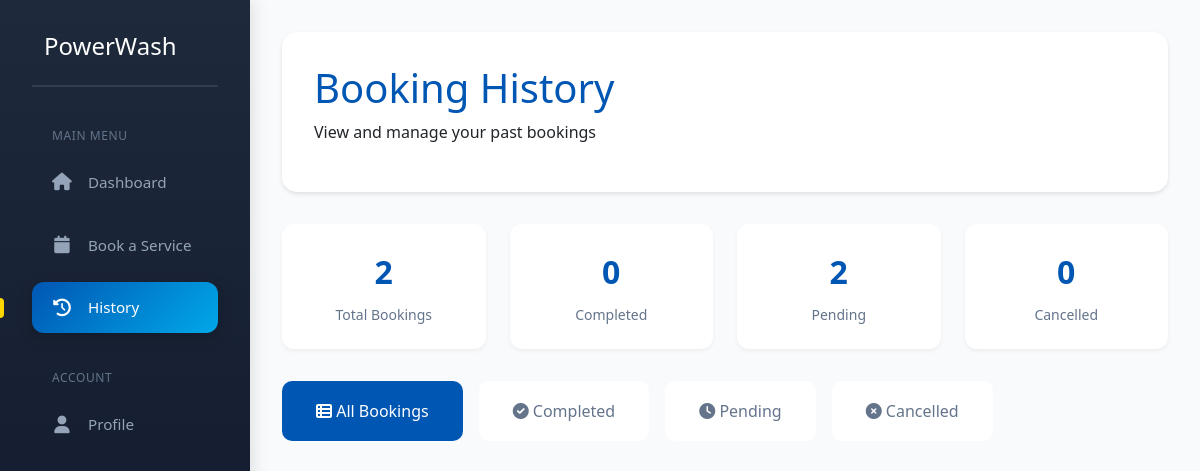
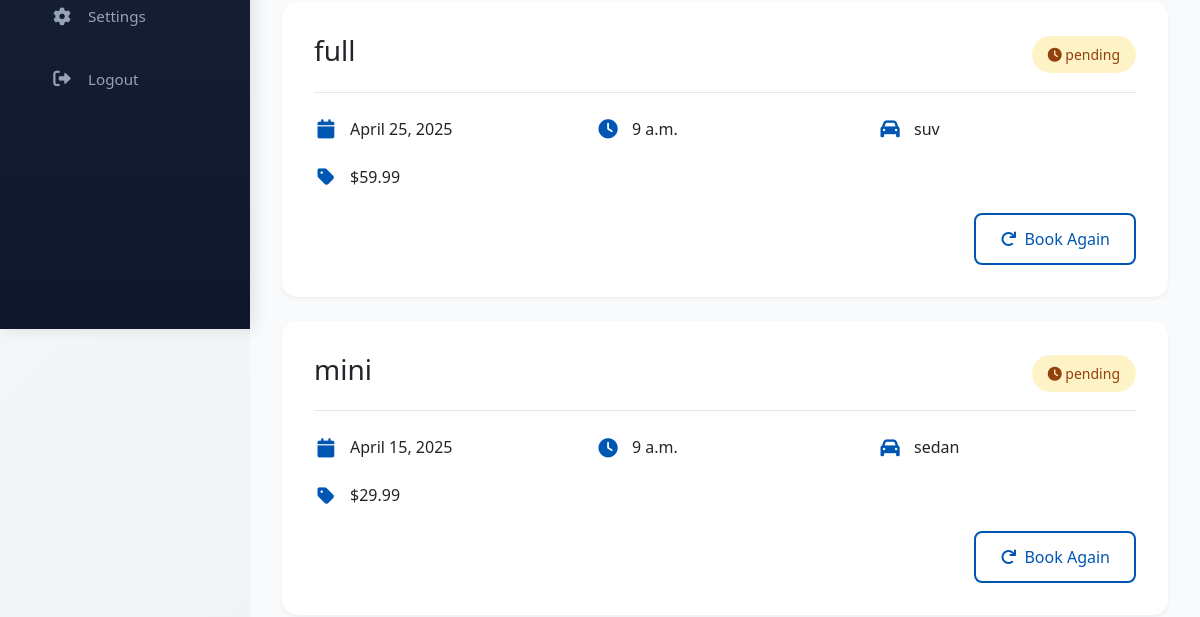
Page /dashboard/history/ (signed in, upper part) on the earlier database version (2 pictures, top to bottom).
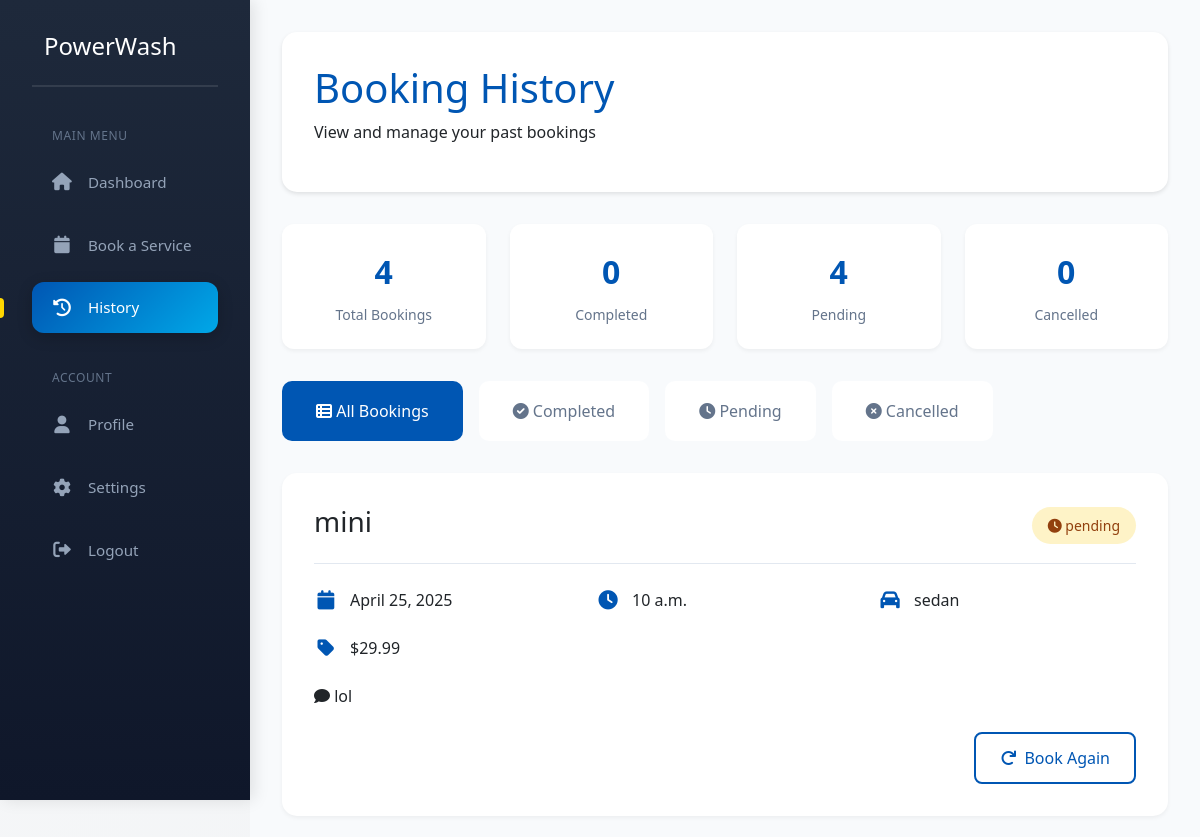
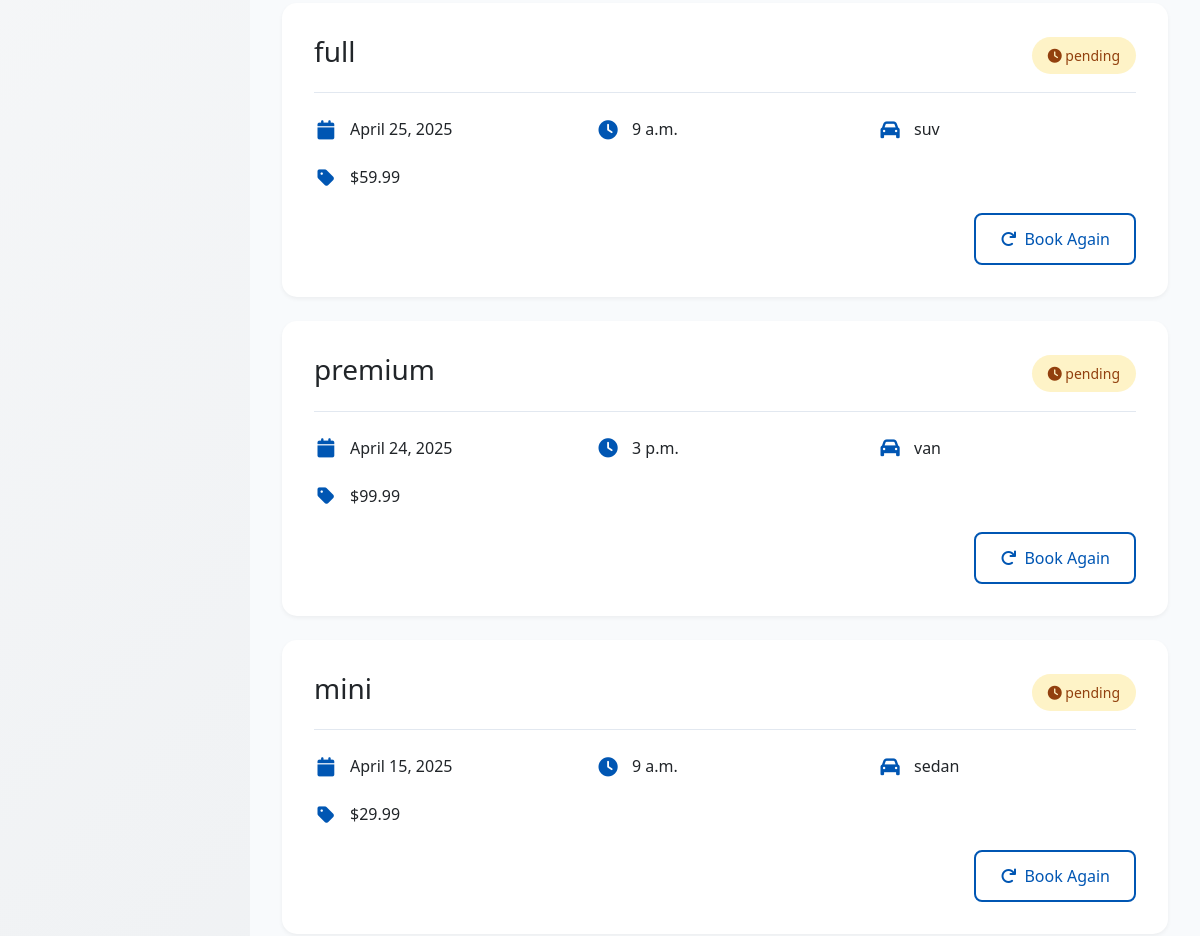
Same page on the later database version (2 pictures, top to bottom).
### powerwash/models.py (models this page shows, shortened)
class Booking(models.Model):
    SERVICE_CHOICES = [
        ('mini', 'Mini Valet'),
        ('full', 'Full Valet'),
        ('premium', 'Premium Detail')
    ]
    VEHICLE_CHOICES = [
        ('sedan', 'Sedan'),
        ('suv', 'SUV'),
        ('truck', 'Truck'),
        ('van', 'Van')
    ]
    STATUS_CHOICES = [
        ('pending', 'Pending'),
        ('confirmed', 'Confirmed'),
        ('completed', 'Completed'),
        ('cancelled', 'Cancelled')
    ]
    user = models.ForeignKey(User, on_delete=models.CASCADE)
    service_type = models.CharField(max_length=20, choices=SERVICE_CHOICES)
    vehicle_type = models.CharField(max_length=20, choices=VEHICLE_CHOICES)
    date = models.DateField()
    time = models.TimeField()
    special_requests = models.TextField(blank=True, null=True)
    status = models.CharField(max_length=20, choices=STATUS_CHOICES, default='pending')
    created_at = models.DateTimeField(auto_now_add=True)
    class Meta:
        ordering = ['-date', '-time']

### powerwash/views.py (the view)
# urls.py: path('dashboard/history/', views.history_view, name='history'),
@login_required
def history_view(request):
    bookings = Booking.objects.filter(user=request.user).order_by('-date', '-time')
    booking_stats = {
        'all': bookings.count(),
        'pending': bookings.filter(status='pending').count(),
        'completed': bookings.filter(status='completed').count(),
        'cancelled': bookings.filter(status='cancelled').count()
    }
    for booking in bookings:
        if not hasattr(booking, 'price'):
            if booking.service_type == 'mini':
                booking.price = 29.99
            elif booking.service_type == 'full':
                booking.price = 59.99
            else:
                booking.price = 99.99
    context = {
        'bookings': bookings,
        'booking_stats': booking_stats,
    }
    return render(request, 'dashboard/history.html', context)

### powerwash/templates/dashboard/history.html (shortened to what this page needs)
<!DOCTYPE html>
<html lang="en">
<head>
    {% load static %}
    <link rel="stylesheet" href="https://cdnjs.cloudflare.com/ajax/libs/font-awesome/6.0.0/css/all.min.css">
    <link href="https://cdn.jsdelivr.net/npm/bootstrap@5.3.0/dist/css/bootstrap.min.css" rel="stylesheet">
</head>
<body>
    <div class="dashboard-container">
        <aside class="sidebar">
            <div class="logo-container">
                <h2> PowerWash</h2>
            </div>
            <nav class="dashboard-nav">
                <div class="nav-section">
                    <div class="nav-section-title">Main Menu</div>
                    <div class="nav-item">
                        <a href="{% url 'customer_dashboard' %}">
                            <i class="fas fa-home"></i>
                            <span>Dashboard</span>
                        </a>
                    </div>
                    <div class="nav-item">
                        <a href="{% url 'booking' %}">
                            <i class="fas fa-calendar"></i>
                            <span>Book a Service</span>
                        </a>
                    </div>
                    <div class="nav-item active">
                        <a href="{% url 'history' %}">
                            <i class="fas fa-history"></i>
                            <span>History</span>
                        </a>
                    </div>
                </div>
                <div class="nav-section">
                    <div class="nav-section-title">Account</div>
                    <div class="nav-item">
                        <a href="{% url 'profile' %}">
                            <i class="fas fa-user"></i>
                            <span>Profile</span>
                        </a>
                    </div>
                    <div class="nav-item">
                        <a href="{% url 'settings' %}">
                            <i class="fas fa-cog"></i>
                            <span>Settings</span>
                        </a>
                    </div>
                    <div class="nav-item">
                        <a href="#" onclick="event.preventDefault(); document.getElementById('logout-form').submit();">
                            <i class="fas fa-sign-out-alt"></i>
                            <span>Logout</span>
                        </a>
                    </div>
                </div>
            </nav>
        </aside>
        <main class="main-content">
            <div class="dashboard-header">
                <h1>Booking History</h1>
                <p>View and manage your past bookings</p>
            </div>
            <div class="booking-stats">
                <div class="stat-card">
                    <div class="stat-number">{{ booking_stats.all }}</div>
                    <div class="stat-label">Total Bookings</div>
                </div>
                <div class="stat-card">
                    <div class="stat-number">{{ booking_stats.completed }}</div>
                    <div class="stat-label">Completed</div>
                </div>
                <div class="stat-card">
                    <div class="stat-number">{{ booking_stats.pending }}</div>
                    <div class="stat-label">Pending</div>
                </div>
                <div class="stat-card">
                    <div class="stat-number">{{ booking_stats.cancelled }}</div>
                    <div class="stat-label">Cancelled</div>
                </div>
            </div>
            <div class="history-tabs">
                <div class="history-tab active" onclick="filterBookings('all')">
                    <i class="fas fa-th-list"></i> All Bookings
                </div>
                <div class="history-tab" onclick="filterBookings('completed')">
                    <i class="fas fa-check-circle"></i> Completed
                </div>
                <div class="history-tab" onclick="filterBookings('pending')">
                    <i class="fas fa-clock"></i> Pending
                </div>
                <div class="history-tab" onclick="filterBookings('cancelled')">
                    <i class="fas fa-times-circle"></i> Cancelled
                </div>
            </div>
            <div class="booking-history">
                {% if bookings %}
                    {% for booking in bookings %}
                    <div class="booking-history-card" data-status="{{ booking.status }}">
                        <div class="booking-header">
                            <h3>{{ booking.service_type }}</h3>
                            <span class="status-badge status-{{ booking.status|lower }}">
                                <i class="fas fa-{% if booking.status == 'completed' %}check-circle{% elif booking.status == 'pending' %}clock{% else %}times-circle{% endif %}"></i>
                                {{ booking.status }}
                            </span>
                        </div>
                        <div class="booking-info">
                            <div class="info-item">
                                <i class="fas fa-calendar"></i>
                                <span>{{ booking.date }}</span>
                            </div>
                            <div class="info-item">
                                <i class="fas fa-clock"></i>
                                <span>{{ booking.time }}</span>
                            </div>
                            <div class="info-item">
                                <i class="fas fa-car"></i>
                                <span>{{ booking.vehicle_type }}</span>
                            </div>
                            <div class="info-item">
                                <i class="fas fa-tag"></i>
                                <span>${{ booking.price }}</span>
                            </div>
                        </div>
                        {% if booking.special_requests %}
                        <div class="special-requests">
                            <p><i class="fas fa-comment"></i> {{ booking.special_requests }}</p>
                        </div>
                        {% endif %}
                        <div class="booking-actions">
                            <button class="action-btn btn-rebook" onclick="rebookService('{{ booking.id }}')">
                                <i class="fas fa-redo"></i> Book Again
                            </button>
                        </div>
                    </div>
                    {% endfor %}
                {% else %}
                    <div class="no-bookings">
                        <i class="fas fa-history"></i>
                        <h3>No Booking History</h3>
                        <p>You haven't made any bookings yet. Start by booking a service!</p>
                    </div>
                {% endif %}
            </div>
        </main>
    </div>
</body>
</html>

### powerwash/templates/dashboard/history.html (style rules this page uses)
:root { --primary-color: #0056b3; --secondary-color: #00a8e8; --accent-color: #ffd700; --white: #ffffff; --text-color: #333333; --sidebar-width: 250px; }
body { background: linear-gradient(135deg, #f8f9fa 0%, #e9ecef 100%); font-family: 'Segoe UI', Arial, sans-serif; margin: 0; padding: 0; }
.dashboard-container { display: flex; min-height: 100vh; }
.main-content { flex: 1; margin-left: var(--sidebar-width); padding: 2rem; background: #f8fafc; }
.dashboard-header { margin-bottom: 2rem; padding: 2rem; background: white; border-radius: 15px; box-shadow: 0 2px 4px rgba(0,0,0,0.1); }
.dashboard-header h1 { color: var(--primary-color); font-size: 2.5rem; margin-bottom: 0.5rem; }
.nav-item { padding: 0.875rem 1.25rem; border-radius: 12px; margin-bottom: 0.75rem; transition: all 0.3s ease; cursor: pointer; color: #94a3b8; position: relative; }
.nav-item a { text-decoration: none; color: inherit; display: flex; align-items: center; font-weight: 500; font-size: 0.95rem; width: 100%; }
.nav-item.active { background: linear-gradient(135deg, var(--primary-color), var(--secondary-color)); color: white; box-shadow: 0 4px 15px rgba(0, 0, 0, 0.2); }
.nav-item.active::before { content: ''; position: absolute; left: -2rem; top: 50%; transform: translateY(-50%); width: 4px; height: 20px; background: var(--accent-color); border-radius: 0 4px 4px 0; }
.nav-item i { margin-right: 1rem; width: 20px; text-align: center; font-size: 1.1rem; }
.logo-container { margin-bottom: 2.5rem; padding-bottom: 1.5rem; border-bottom: 2px solid rgba(255, 255, 255, 0.1); }
.logo-container h2 { display: flex; align-items: center; gap: 0.75rem; color: white; font-size: 1.5rem; margin: 0; }
.dashboard-nav { display: flex; flex-direction: column; }
.nav-section { margin-bottom: 1.5rem; }
.nav-section-title { color: #64748b; font-size: 0.75rem; text-transform: uppercase; letter-spacing: 0.05em; margin-bottom: 0.75rem; padding-left: 1.25rem; }
.sidebar { width: var(--sidebar-width); background: linear-gradient(180deg, #1e293b 0%, #0f172a 100%); color: white; padding: 2rem; position: fixed; height: 100vh; overflow-y: auto; z-index: 1000; box-shadow: 4px 0 15px rgba(0, 0, 0, 0.1); }
.history-tabs { display: flex; gap: 1rem; margin-bottom: 2rem; }
.history-tab { padding: 1rem 2rem; background: white; border-radius: 10px; cursor: pointer; transition: all 0.3s ease; font-weight: 500; color: #64748b; border: 2px solid transparent; }
.history-tab.active { background: var(--primary-color); color: white; }
.booking-history-card { background: white; border-radius: 15px; padding: 2rem; margin-bottom: 1.5rem; box-shadow: 0 2px 4px rgba(0,0,0,0.05); transition: transform 0.3s ease; }
.booking-header { display: flex; justify-content: space-between; align-items: center; margin-bottom: 1.5rem; padding-bottom: 1rem; border-bottom: 1px solid #e2e8f0; }
.booking-info { display: grid; grid-template-columns: repeat(auto-fit, minmax(200px, 1fr)); gap: 1.5rem; margin-bottom: 1.5rem; }
.info-item { display: flex; align-items: center; gap: 0.75rem; }
.info-item i { color: var(--primary-color); font-size: 1.2rem; width: 24px; text-align: center; }
.status-badge { padding: 0.5rem 1rem; border-radius: 50px; font-weight: 500; font-size: 0.875rem; }
.status-pending { background: #fef3c7; color: #92400e; }
.booking-actions { display: flex; gap: 1rem; margin-top: 1.5rem; justify-content: flex-end; }
.action-btn { padding: 0.75rem 1.5rem; border-radius: 8px; font-weight: 500; display: flex; align-items: center; gap: 0.5rem; transition: all 0.3s ease; cursor: pointer; }
.btn-rebook { background: white; color: var(--primary-color); border: 2px solid var(--primary-color); }
.booking-stats { display: grid; grid-template-columns: repeat(auto-fit, minmax(200px, 1fr)); gap: 1.5rem; margin-bottom: 2rem; }
.stat-card { background: white; padding: 1.5rem; border-radius: 12px; box-shadow: 0 2px 4px rgba(0,0,0,0.05); text-align: center; transition: transform 0.3s ease; }
.stat-number { font-size: 2rem; font-weight: bold; color: var(--primary-color); margin-bottom: 0.5rem; }
.stat-label { color: #64748b; font-size: 0.875rem; }

Differences in the rows shown:
added Booking: service_type "mini", status "pending", date "April 25, 2025", time "10 a.m.", vehicle_type "sedan", price "29.99", special_requests "lol"
added Booking: service_type "premium", status "pending", date "April 24, 2025", time "3 p.m.", vehicle_type "van", price "99.99"
Other differences:
{{ booking_stats.all }}: "2" → "4"
{{ booking_stats.pending }}: "2" → "4"
